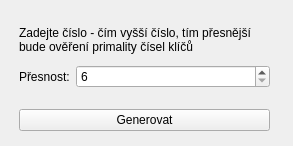
<?xml version="1.0" encoding="UTF-8"?>
<ui version="4.0">
 <class>Form</class>
 <widget class="QWidget" name="Form">
  <property name="geometry">
   <rect>
    <x>0</x>
    <y>0</y>
    <width>293</width>
    <height>146</height>
   </rect>
  </property>
  <property name="windowTitle">
   <string>Nastavení klíčů</string>
  </property>
  <widget class="QWidget" name="verticalLayoutWidget">
   <property name="geometry">
    <rect>
     <x>19</x>
     <y>20</y>
     <width>251</width>
     <height>111</height>
    </rect>
   </property>
   <layout class="QVBoxLayout" name="verticalLayout">
    <item>
     <widget class="QLabel" name="label">
      <property name="text">
       <string>Zadejte číslo - čím vyšší číslo, tím přesnější bude ověření primality čísel klíčů</string>
      </property>
      <property name="wordWrap">
       <bool>true</bool>
      </property>
     </widget>
    </item>
    <item>
     <layout class="QFormLayout" name="formLayout">
      <item row="1" column="0">
       <widget class="QLabel" name="labelPrecision">
        <property name="text">
         <string>Přesnost:</string>
        </property>
       </widget>
      </item>
      <item row="1" column="1">
       <widget class="QSpinBox" name="spinBoxPrecision">
        <property name="minimum">
         <number>6</number>
        </property>
        <property name="maximum">
         <number>999</number>
        </property>
       </widget>
      </item>
     </layout>
    </item>
    <item>
     <widget class="QPushButton" name="buttonGenKey">
      <property name="text">
       <string>Generovat</string>
      </property>
     </widget>
    </item>
   </layout>
  </widget>
 </widget>
 <resources/>
 <connections/>
</ui>
